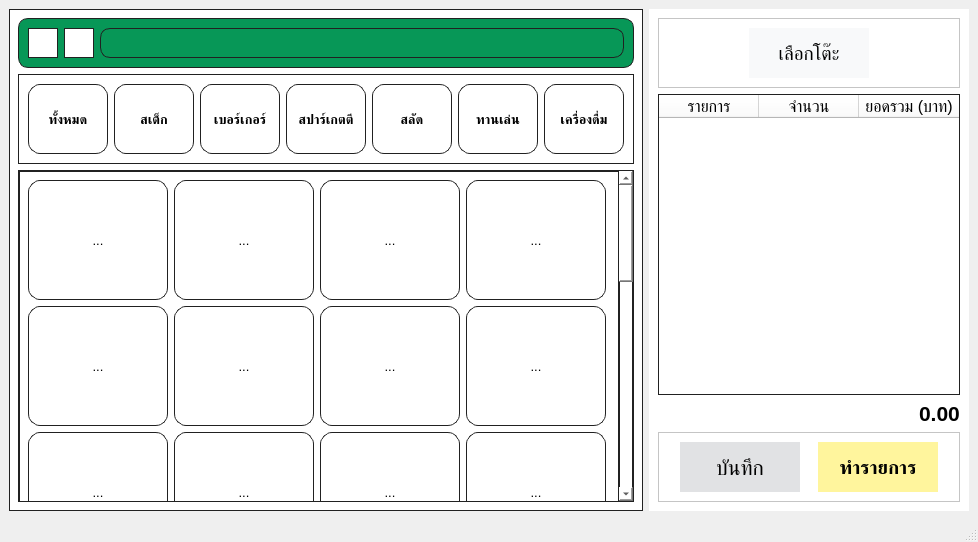
<?xml version="1.0" encoding="UTF-8"?>
<ui version="4.0">
 <class>MainWindow</class>
 <widget class="QMainWindow" name="MainWindow">
  <property name="geometry">
   <rect>
    <x>0</x>
    <y>0</y>
    <width>978</width>
    <height>542</height>
   </rect>
  </property>
  <property name="windowTitle">
   <string>MainWindow</string>
  </property>
  <property name="styleSheet">
   <string notr="true">QToolButton {
        background-color: white;
        border: 1px solid #e0e0e0;
        border-radius: 12px;
        padding-top: 1px;
        font-size: 13px;
}

QToolButton:hover {
        border: 2px solid #FFD100;
}

/*ปรับระยะห่างระหว่าง Icon กับ Text */
QToolButton::menu-indicator { image: none; }</string>
  </property>
  <widget class="QWidget" name="centralwidget">
   <layout class="QHBoxLayout" name="horizontalLayout" stretch="0,0">
    <item>
     <widget class="QWidget" name="widge_left" native="true">
      <property name="styleSheet">
       <string notr="true">QWidget {
background-color: #FFFFFF;
border: 1px solid #212121;
}</string>
      </property>
      <layout class="QVBoxLayout" name="verticalLayout">
       <item>
        <widget class="QFrame" name="frame">
         <property name="styleSheet">
          <string notr="true">QFrame {
background-color: #079757;
border-radius: 10px;
}</string>
         </property>
         <property name="frameShape">
          <enum>QFrame::StyledPanel</enum>
         </property>
         <property name="frameShadow">
          <enum>QFrame::Raised</enum>
         </property>
         <layout class="QHBoxLayout" name="horizontalLayout_2">
          <item>
           <widget class="QPushButton" name="pbtn_3">
            <property name="minimumSize">
             <size>
              <width>30</width>
              <height>30</height>
             </size>
            </property>
            <property name="maximumSize">
             <size>
              <width>30</width>
              <height>30</height>
             </size>
            </property>
            <property name="text">
             <string/>
            </property>
            <property name="icon">
             <iconset>
              <normaloff>img/3.jpg</normaloff>img/3.jpg</iconset>
            </property>
            <property name="iconSize">
             <size>
              <width>25</width>
              <height>25</height>
             </size>
            </property>
           </widget>
          </item>
          <item>
           <widget class="QPushButton" name="pbtn_search">
            <property name="minimumSize">
             <size>
              <width>30</width>
              <height>30</height>
             </size>
            </property>
            <property name="maximumSize">
             <size>
              <width>30</width>
              <height>30</height>
             </size>
            </property>
            <property name="text">
             <string/>
            </property>
            <property name="icon">
             <iconset>
              <normaloff>img/search.jpg</normaloff>img/search.jpg</iconset>
            </property>
            <property name="iconSize">
             <size>
              <width>25</width>
              <height>25</height>
             </size>
            </property>
           </widget>
          </item>
          <item>
           <widget class="QLabel" name="lbl_order_id">
            <property name="text">
             <string/>
            </property>
           </widget>
          </item>
         </layout>
        </widget>
       </item>
       <item>
        <widget class="QFrame" name="category">
         <property name="styleSheet">
          <string notr="true">QFrame {
background-color: #FFFFFF;
border: 1px solid #212121;
}</string>
         </property>
         <property name="frameShape">
          <enum>QFrame::StyledPanel</enum>
         </property>
         <property name="frameShadow">
          <enum>QFrame::Raised</enum>
         </property>
         <layout class="QHBoxLayout" name="horizontalLayout_3">
          <item>
           <widget class="QToolButton" name="tbtn_all">
            <property name="minimumSize">
             <size>
              <width>80</width>
              <height>70</height>
             </size>
            </property>
            <property name="maximumSize">
             <size>
              <width>90</width>
              <height>70</height>
             </size>
            </property>
            <property name="font">
             <font>
              <pointsize>-1</pointsize>
              <bold>true</bold>
             </font>
            </property>
            <property name="text">
             <string>ทั้งหมด</string>
            </property>
           </widget>
          </item>
          <item>
           <widget class="QToolButton" name="tbtn_cat_steak">
            <property name="minimumSize">
             <size>
              <width>80</width>
              <height>70</height>
             </size>
            </property>
            <property name="maximumSize">
             <size>
              <width>90</width>
              <height>70</height>
             </size>
            </property>
            <property name="font">
             <font>
              <pointsize>-1</pointsize>
              <bold>true</bold>
             </font>
            </property>
            <property name="text">
             <string>สเต็ก</string>
            </property>
           </widget>
          </item>
          <item>
           <widget class="QToolButton" name="tbtn_cat_burger">
            <property name="minimumSize">
             <size>
              <width>80</width>
              <height>70</height>
             </size>
            </property>
            <property name="maximumSize">
             <size>
              <width>90</width>
              <height>70</height>
             </size>
            </property>
            <property name="font">
             <font>
              <pointsize>-1</pointsize>
              <bold>true</bold>
             </font>
            </property>
            <property name="text">
             <string>เบอร์เกอร์</string>
            </property>
           </widget>
          </item>
          <item>
           <widget class="QToolButton" name="tbtn_cat_spaghetti">
            <property name="minimumSize">
             <size>
              <width>80</width>
              <height>70</height>
             </size>
            </property>
            <property name="maximumSize">
             <size>
              <width>90</width>
              <height>70</height>
             </size>
            </property>
            <property name="font">
             <font>
              <pointsize>-1</pointsize>
              <bold>true</bold>
             </font>
            </property>
            <property name="text">
             <string>สปาร์เกตตี</string>
            </property>
           </widget>
          </item>
          <item>
           <widget class="QToolButton" name="tbtn_cat_salad">
            <property name="minimumSize">
             <size>
              <width>80</width>
              <height>70</height>
             </size>
            </property>
            <property name="maximumSize">
             <size>
              <width>90</width>
              <height>70</height>
             </size>
            </property>
            <property name="font">
             <font>
              <pointsize>-1</pointsize>
              <bold>true</bold>
             </font>
            </property>
            <property name="text">
             <string>สลัด</string>
            </property>
           </widget>
          </item>
          <item>
           <widget class="QToolButton" name="tbtn_cat_snack">
            <property name="minimumSize">
             <size>
              <width>80</width>
              <height>70</height>
             </size>
            </property>
            <property name="maximumSize">
             <size>
              <width>90</width>
              <height>70</height>
             </size>
            </property>
            <property name="font">
             <font>
              <pointsize>-1</pointsize>
              <bold>true</bold>
             </font>
            </property>
            <property name="styleSheet">
             <string notr="true">QPushButton {
background-color: #FFFFFF;
border: 1px solid #212121;
}</string>
            </property>
            <property name="text">
             <string>ทานเล่น</string>
            </property>
           </widget>
          </item>
          <item>
           <widget class="QToolButton" name="tbtn_cat_drink">
            <property name="minimumSize">
             <size>
              <width>80</width>
              <height>70</height>
             </size>
            </property>
            <property name="maximumSize">
             <size>
              <width>90</width>
              <height>70</height>
             </size>
            </property>
            <property name="font">
             <font>
              <pointsize>-1</pointsize>
              <bold>true</bold>
             </font>
            </property>
            <property name="text">
             <string>เครื่องดื่ม</string>
            </property>
           </widget>
          </item>
         </layout>
        </widget>
       </item>
       <item>
        <widget class="QScrollArea" name="food_menu">
         <property name="widgetResizable">
          <bool>true</bool>
         </property>
         <widget class="QWidget" name="menuGrid">
          <property name="geometry">
           <rect>
            <x>0</x>
            <y>0</y>
            <width>597</width>
            <height>1020</height>
           </rect>
          </property>
          <layout class="QGridLayout" name="gridLayout">
           <item row="3" column="3">
            <widget class="QToolButton" name="btn_salad_tuna">
             <property name="minimumSize">
              <size>
               <width>140</width>
               <height>120</height>
              </size>
             </property>
             <property name="maximumSize">
              <size>
               <width>140</width>
               <height>120</height>
              </size>
             </property>
             <property name="text">
              <string>...</string>
             </property>
             <property name="toolButtonStyle">
              <enum>Qt::ToolButtonIconOnly</enum>
             </property>
            </widget>
           </item>
           <item row="6" column="3">
            <widget class="QToolButton" name="btn_redsoda">
             <property name="minimumSize">
              <size>
               <width>140</width>
               <height>120</height>
              </size>
             </property>
             <property name="maximumSize">
              <size>
               <width>140</width>
               <height>120</height>
              </size>
             </property>
             <property name="text">
              <string>...</string>
             </property>
             <property name="toolButtonStyle">
              <enum>Qt::ToolButtonIconOnly</enum>
             </property>
            </widget>
           </item>
           <item row="0" column="2">
            <widget class="QToolButton" name="btn_steak_porkchop">
             <property name="minimumSize">
              <size>
               <width>140</width>
               <height>120</height>
              </size>
             </property>
             <property name="maximumSize">
              <size>
               <width>140</width>
               <height>120</height>
              </size>
             </property>
             <property name="text">
              <string>...</string>
             </property>
             <property name="toolButtonStyle">
              <enum>Qt::ToolButtonIconOnly</enum>
             </property>
            </widget>
           </item>
           <item row="1" column="0">
            <widget class="QToolButton" name="btn_steak_teriyaki">
             <property name="minimumSize">
              <size>
               <width>140</width>
               <height>120</height>
              </size>
             </property>
             <property name="maximumSize">
              <size>
               <width>140</width>
               <height>120</height>
              </size>
             </property>
             <property name="text">
              <string>...</string>
             </property>
             <property name="toolButtonStyle">
              <enum>Qt::ToolButtonIconOnly</enum>
             </property>
            </widget>
           </item>
           <item row="0" column="0">
            <widget class="QToolButton" name="btn_steak_garlic">
             <property name="minimumSize">
              <size>
               <width>140</width>
               <height>120</height>
              </size>
             </property>
             <property name="maximumSize">
              <size>
               <width>140</width>
               <height>120</height>
              </size>
             </property>
             <property name="styleSheet">
              <string notr="true"/>
             </property>
             <property name="text">
              <string>...</string>
             </property>
             <property name="iconSize">
              <size>
               <width>20</width>
               <height>20</height>
              </size>
             </property>
             <property name="checkable">
              <bool>false</bool>
             </property>
             <property name="toolButtonStyle">
              <enum>Qt::ToolButtonIconOnly</enum>
             </property>
             <property name="autoRaise">
              <bool>false</bool>
             </property>
             <property name="arrowType">
              <enum>Qt::NoArrow</enum>
             </property>
            </widget>
           </item>
           <item row="4" column="2">
            <widget class="QToolButton" name="btn_frenchfries">
             <property name="minimumSize">
              <size>
               <width>140</width>
               <height>120</height>
              </size>
             </property>
             <property name="maximumSize">
              <size>
               <width>140</width>
               <height>120</height>
              </size>
             </property>
             <property name="text">
              <string>...</string>
             </property>
             <property name="toolButtonStyle">
              <enum>Qt::ToolButtonIconOnly</enum>
             </property>
            </widget>
           </item>
           <item row="6" column="2">
            <widget class="QToolButton" name="btn_bluehawaiian">
             <property name="minimumSize">
              <size>
               <width>140</width>
               <height>120</height>
              </size>
             </property>
             <property name="maximumSize">
              <size>
               <width>140</width>
               <height>120</height>
              </size>
             </property>
             <property name="text">
              <string>...</string>
             </property>
             <property name="toolButtonStyle">
              <enum>Qt::ToolButtonIconOnly</enum>
             </property>
            </widget>
           </item>
           <item row="2" column="3">
            <widget class="QToolButton" name="btn_burger_teriyaki">
             <property name="minimumSize">
              <size>
               <width>140</width>
               <height>120</height>
              </size>
             </property>
             <property name="maximumSize">
              <size>
               <width>140</width>
               <height>120</height>
              </size>
             </property>
             <property name="text">
              <string>...</string>
             </property>
             <property name="toolButtonStyle">
              <enum>Qt::ToolButtonIconOnly</enum>
             </property>
            </widget>
           </item>
           <item row="2" column="0">
            <widget class="QToolButton" name="btn_burger_bacon">
             <property name="minimumSize">
              <size>
               <width>140</width>
               <height>120</height>
              </size>
             </property>
             <property name="maximumSize">
              <size>
               <width>140</width>
               <height>120</height>
              </size>
             </property>
             <property name="text">
              <string>...</string>
             </property>
             <property name="toolButtonStyle">
              <enum>Qt::ToolButtonIconOnly</enum>
             </property>
            </widget>
           </item>
           <item row="1" column="2">
            <widget class="QToolButton" name="btn_steak_grillfish">
             <property name="minimumSize">
              <size>
               <width>140</width>
               <height>120</height>
              </size>
             </property>
             <property name="maximumSize">
              <size>
               <width>140</width>
               <height>120</height>
              </size>
             </property>
             <property name="text">
              <string>...</string>
             </property>
             <property name="toolButtonStyle">
              <enum>Qt::ToolButtonIconOnly</enum>
             </property>
            </widget>
           </item>
           <item row="7" column="1">
            <widget class="QToolButton" name="btn_water">
             <property name="minimumSize">
              <size>
               <width>140</width>
               <height>120</height>
              </size>
             </property>
             <property name="maximumSize">
              <size>
               <width>140</width>
               <height>120</height>
              </size>
             </property>
             <property name="text">
              <string>...</string>
             </property>
             <property name="toolButtonStyle">
              <enum>Qt::ToolButtonIconOnly</enum>
             </property>
            </widget>
           </item>
           <item row="0" column="1">
            <widget class="QToolButton" name="btn_steak_pepper">
             <property name="minimumSize">
              <size>
               <width>140</width>
               <height>120</height>
              </size>
             </property>
             <property name="maximumSize">
              <size>
               <width>140</width>
               <height>120</height>
              </size>
             </property>
             <property name="text">
              <string>...</string>
             </property>
             <property name="toolButtonStyle">
              <enum>Qt::ToolButtonIconOnly</enum>
             </property>
            </widget>
           </item>
           <item row="1" column="1">
            <widget class="QToolButton" name="btn_steak_hamcheese">
             <property name="minimumSize">
              <size>
               <width>140</width>
               <height>120</height>
              </size>
             </property>
             <property name="maximumSize">
              <size>
               <width>140</width>
               <height>120</height>
              </size>
             </property>
             <property name="text">
              <string>...</string>
             </property>
             <property name="toolButtonStyle">
              <enum>Qt::ToolButtonIconOnly</enum>
             </property>
            </widget>
           </item>
           <item row="7" column="2">
            <widget class="QToolButton" name="btn_ice">
             <property name="minimumSize">
              <size>
               <width>140</width>
               <height>120</height>
              </size>
             </property>
             <property name="maximumSize">
              <size>
               <width>140</width>
               <height>120</height>
              </size>
             </property>
             <property name="text">
              <string>...</string>
             </property>
             <property name="toolButtonStyle">
              <enum>Qt::ToolButtonIconOnly</enum>
             </property>
            </widget>
           </item>
           <item row="7" column="0">
            <widget class="QToolButton" name="btn_passionfruit">
             <property name="minimumSize">
              <size>
               <width>140</width>
               <height>120</height>
              </size>
             </property>
             <property name="maximumSize">
              <size>
               <width>140</width>
               <height>120</height>
              </size>
             </property>
             <property name="text">
              <string>...</string>
             </property>
             <property name="toolButtonStyle">
              <enum>Qt::ToolButtonIconOnly</enum>
             </property>
            </widget>
           </item>
           <item row="6" column="0">
            <widget class="QToolButton" name="btn_coke_jug">
             <property name="minimumSize">
              <size>
               <width>140</width>
               <height>120</height>
              </size>
             </property>
             <property name="maximumSize">
              <size>
               <width>140</width>
               <height>120</height>
              </size>
             </property>
             <property name="text">
              <string>...</string>
             </property>
             <property name="toolButtonStyle">
              <enum>Qt::ToolButtonIconOnly</enum>
             </property>
            </widget>
           </item>
           <item row="3" column="2">
            <widget class="QToolButton" name="btn_spaghetti_tomyum">
             <property name="minimumSize">
              <size>
               <width>140</width>
               <height>120</height>
              </size>
             </property>
             <property name="maximumSize">
              <size>
               <width>140</width>
               <height>120</height>
              </size>
             </property>
             <property name="text">
              <string>...</string>
             </property>
             <property name="toolButtonStyle">
              <enum>Qt::ToolButtonIconOnly</enum>
             </property>
            </widget>
           </item>
           <item row="5" column="2">
            <widget class="QToolButton" name="btn_spinach">
             <property name="minimumSize">
              <size>
               <width>140</width>
               <height>120</height>
              </size>
             </property>
             <property name="maximumSize">
              <size>
               <width>140</width>
               <height>120</height>
              </size>
             </property>
             <property name="text">
              <string>...</string>
             </property>
             <property name="toolButtonStyle">
              <enum>Qt::ToolButtonIconOnly</enum>
             </property>
            </widget>
           </item>
           <item row="5" column="0">
            <widget class="QToolButton" name="btn_potatoes">
             <property name="minimumSize">
              <size>
               <width>140</width>
               <height>120</height>
              </size>
             </property>
             <property name="maximumSize">
              <size>
               <width>140</width>
               <height>120</height>
              </size>
             </property>
             <property name="text">
              <string>...</string>
             </property>
             <property name="toolButtonStyle">
              <enum>Qt::ToolButtonIconOnly</enum>
             </property>
            </widget>
           </item>
           <item row="3" column="1">
            <widget class="QToolButton" name="btn_spaghetti_carbonara">
             <property name="minimumSize">
              <size>
               <width>140</width>
               <height>120</height>
              </size>
             </property>
             <property name="maximumSize">
              <size>
               <width>140</width>
               <height>120</height>
              </size>
             </property>
             <property name="text">
              <string>...</string>
             </property>
             <property name="toolButtonStyle">
              <enum>Qt::ToolButtonIconOnly</enum>
             </property>
            </widget>
           </item>
           <item row="2" column="1">
            <widget class="QToolButton" name="btn_burger_spicy">
             <property name="minimumSize">
              <size>
               <width>140</width>
               <height>120</height>
              </size>
             </property>
             <property name="maximumSize">
              <size>
               <width>140</width>
               <height>120</height>
              </size>
             </property>
             <property name="text">
              <string>...</string>
             </property>
             <property name="toolButtonStyle">
              <enum>Qt::ToolButtonIconOnly</enum>
             </property>
            </widget>
           </item>
           <item row="4" column="1">
            <widget class="QToolButton" name="btn_salad_vegetable">
             <property name="minimumSize">
              <size>
               <width>140</width>
               <height>120</height>
              </size>
             </property>
             <property name="maximumSize">
              <size>
               <width>140</width>
               <height>120</height>
              </size>
             </property>
             <property name="text">
              <string>...</string>
             </property>
             <property name="toolButtonStyle">
              <enum>Qt::ToolButtonIconOnly</enum>
             </property>
            </widget>
           </item>
           <item row="3" column="0">
            <widget class="QToolButton" name="btn_spaghetti_drunk">
             <property name="minimumSize">
              <size>
               <width>140</width>
               <height>120</height>
              </size>
             </property>
             <property name="maximumSize">
              <size>
               <width>140</width>
               <height>120</height>
              </size>
             </property>
             <property name="text">
              <string>...</string>
             </property>
             <property name="toolButtonStyle">
              <enum>Qt::ToolButtonIconOnly</enum>
             </property>
            </widget>
           </item>
           <item row="4" column="3">
            <widget class="QToolButton" name="btn_bread">
             <property name="minimumSize">
              <size>
               <width>140</width>
               <height>120</height>
              </size>
             </property>
             <property name="maximumSize">
              <size>
               <width>140</width>
               <height>120</height>
              </size>
             </property>
             <property name="text">
              <string>...</string>
             </property>
             <property name="toolButtonStyle">
              <enum>Qt::ToolButtonIconOnly</enum>
             </property>
            </widget>
           </item>
           <item row="1" column="3">
            <widget class="QToolButton" name="btn_steak_friedfish">
             <property name="minimumSize">
              <size>
               <width>140</width>
               <height>120</height>
              </size>
             </property>
             <property name="maximumSize">
              <size>
               <width>140</width>
               <height>120</height>
              </size>
             </property>
             <property name="text">
              <string>...</string>
             </property>
             <property name="toolButtonStyle">
              <enum>Qt::ToolButtonIconOnly</enum>
             </property>
            </widget>
           </item>
           <item row="6" column="1">
            <widget class="QToolButton" name="btn_lemontea">
             <property name="minimumSize">
              <size>
               <width>140</width>
               <height>120</height>
              </size>
             </property>
             <property name="maximumSize">
              <size>
               <width>140</width>
               <height>120</height>
              </size>
             </property>
             <property name="text">
              <string>...</string>
             </property>
             <property name="toolButtonStyle">
              <enum>Qt::ToolButtonIconOnly</enum>
             </property>
            </widget>
           </item>
           <item row="4" column="0">
            <widget class="QToolButton" name="btn_salad_apple">
             <property name="minimumSize">
              <size>
               <width>140</width>
               <height>120</height>
              </size>
             </property>
             <property name="maximumSize">
              <size>
               <width>140</width>
               <height>120</height>
              </size>
             </property>
             <property name="text">
              <string>...</string>
             </property>
             <property name="toolButtonStyle">
              <enum>Qt::ToolButtonIconOnly</enum>
             </property>
            </widget>
           </item>
           <item row="5" column="3">
            <widget class="QToolButton" name="btn_coke_glass">
             <property name="minimumSize">
              <size>
               <width>140</width>
               <height>120</height>
              </size>
             </property>
             <property name="maximumSize">
              <size>
               <width>140</width>
               <height>120</height>
              </size>
             </property>
             <property name="text">
              <string>...</string>
             </property>
             <property name="toolButtonStyle">
              <enum>Qt::ToolButtonIconOnly</enum>
             </property>
            </widget>
           </item>
           <item row="0" column="3">
            <widget class="QToolButton" name="btn_steak_spicy">
             <property name="minimumSize">
              <size>
               <width>140</width>
               <height>120</height>
              </size>
             </property>
             <property name="maximumSize">
              <size>
               <width>140</width>
               <height>120</height>
              </size>
             </property>
             <property name="text">
              <string>...</string>
             </property>
             <property name="toolButtonStyle">
              <enum>Qt::ToolButtonIconOnly</enum>
             </property>
            </widget>
           </item>
           <item row="5" column="1">
            <widget class="QToolButton" name="btn_onion">
             <property name="minimumSize">
              <size>
               <width>140</width>
               <height>120</height>
              </size>
             </property>
             <property name="maximumSize">
              <size>
               <width>140</width>
               <height>120</height>
              </size>
             </property>
             <property name="text">
              <string>...</string>
             </property>
             <property name="toolButtonStyle">
              <enum>Qt::ToolButtonIconOnly</enum>
             </property>
            </widget>
           </item>
           <item row="2" column="2">
            <widget class="QToolButton" name="btn_burger_fish">
             <property name="minimumSize">
              <size>
               <width>140</width>
               <height>120</height>
              </size>
             </property>
             <property name="maximumSize">
              <size>
               <width>140</width>
               <height>120</height>
              </size>
             </property>
             <property name="text">
              <string>...</string>
             </property>
             <property name="toolButtonStyle">
              <enum>Qt::ToolButtonIconOnly</enum>
             </property>
            </widget>
           </item>
          </layout>
         </widget>
        </widget>
       </item>
      </layout>
     </widget>
    </item>
    <item>
     <widget class="QWidget" name="widget_right" native="true">
      <property name="minimumSize">
       <size>
        <width>320</width>
        <height>320</height>
       </size>
      </property>
      <property name="styleSheet">
       <string notr="true">QWidget {
background-color: #FFFFFF;
}</string>
      </property>
      <layout class="QVBoxLayout" name="verticalLayout_2">
       <item>
        <widget class="QFrame" name="header">
         <property name="frameShape">
          <enum>QFrame::StyledPanel</enum>
         </property>
         <property name="frameShadow">
          <enum>QFrame::Raised</enum>
         </property>
         <layout class="QHBoxLayout" name="horizontalLayout_4">
          <item>
           <widget class="QPushButton" name="pbtn_table">
            <property name="minimumSize">
             <size>
              <width>50</width>
              <height>50</height>
             </size>
            </property>
            <property name="maximumSize">
             <size>
              <width>120</width>
              <height>120</height>
             </size>
            </property>
            <property name="font">
             <font>
              <pointsize>14</pointsize>
             </font>
            </property>
            <property name="contextMenuPolicy">
             <enum>Qt::NoContextMenu</enum>
            </property>
            <property name="layoutDirection">
             <enum>Qt::LeftToRight</enum>
            </property>
            <property name="styleSheet">
             <string notr="true">QPushButton {
background-color: #F8F9FA;
border: 1px solid #F8F9FA
}</string>
            </property>
            <property name="text">
             <string>เลือกโต๊ะ</string>
            </property>
           </widget>
          </item>
         </layout>
        </widget>
       </item>
       <item>
        <widget class="QTableWidget" name="order">
         <property name="font">
          <font>
           <pointsize>12</pointsize>
          </font>
         </property>
         <property name="styleSheet">
          <string notr="true">QTableWidget {
border: 1px solid #212121;
}</string>
         </property>
         <property name="editTriggers">
          <set>QAbstractItemView::NoEditTriggers</set>
         </property>
         <property name="selectionBehavior">
          <enum>QAbstractItemView::SelectItems</enum>
         </property>
         <attribute name="horizontalHeaderVisible">
          <bool>true</bool>
         </attribute>
         <attribute name="verticalHeaderVisible">
          <bool>false</bool>
         </attribute>
         <column>
          <property name="text">
           <string>รายการ</string>
          </property>
          <property name="font">
           <font>
            <pointsize>12</pointsize>
           </font>
          </property>
         </column>
         <column>
          <property name="text">
           <string>จำนวน</string>
          </property>
          <property name="font">
           <font>
            <pointsize>12</pointsize>
           </font>
          </property>
         </column>
         <column>
          <property name="text">
           <string>ยอดรวม (บาท)</string>
          </property>
          <property name="font">
           <font>
            <pointsize>12</pointsize>
           </font>
          </property>
         </column>
        </widget>
       </item>
       <item alignment="Qt::AlignRight">
        <widget class="QLabel" name="lbl_total">
         <property name="enabled">
          <bool>true</bool>
         </property>
         <property name="font">
          <font>
           <pointsize>16</pointsize>
           <italic>false</italic>
           <bold>true</bold>
           <strikeout>false</strikeout>
           <kerning>true</kerning>
          </font>
         </property>
         <property name="styleSheet">
          <string notr="true"/>
         </property>
         <property name="text">
          <string>0.00</string>
         </property>
        </widget>
       </item>
       <item>
        <widget class="QFrame" name="summary">
         <property name="frameShape">
          <enum>QFrame::StyledPanel</enum>
         </property>
         <property name="frameShadow">
          <enum>QFrame::Raised</enum>
         </property>
         <layout class="QHBoxLayout" name="horizontalLayout_5">
          <item>
           <widget class="QPushButton" name="pbtn_save">
            <property name="minimumSize">
             <size>
              <width>50</width>
              <height>50</height>
             </size>
            </property>
            <property name="maximumSize">
             <size>
              <width>120</width>
              <height>120</height>
             </size>
            </property>
            <property name="font">
             <font>
              <pointsize>16</pointsize>
             </font>
            </property>
            <property name="styleSheet">
             <string notr="true">QPushButton {
background-color: #E1E2E4;
border: 1px solid #E1E2E4;
}
</string>
            </property>
            <property name="text">
             <string>บันทึก</string>
            </property>
           </widget>
          </item>
          <item>
           <widget class="QPushButton" name="pbtn_pay">
            <property name="minimumSize">
             <size>
              <width>50</width>
              <height>50</height>
             </size>
            </property>
            <property name="maximumSize">
             <size>
              <width>120</width>
              <height>120</height>
             </size>
            </property>
            <property name="font">
             <font>
              <pointsize>14</pointsize>
              <bold>true</bold>
             </font>
            </property>
            <property name="styleSheet">
             <string notr="true">QPushButton {
background-color: #FFF59D;
border: 1px solid #FFF59D;
}</string>
            </property>
            <property name="text">
             <string>ทำรายการ</string>
            </property>
           </widget>
          </item>
         </layout>
        </widget>
       </item>
      </layout>
     </widget>
    </item>
   </layout>
  </widget>
  <widget class="QMenuBar" name="menubar">
   <property name="geometry">
    <rect>
     <x>0</x>
     <y>0</y>
     <width>978</width>
     <height>22</height>
    </rect>
   </property>
  </widget>
  <widget class="QStatusBar" name="statusbar"/>
 </widget>
 <resources/>
 <connections/>
</ui>
